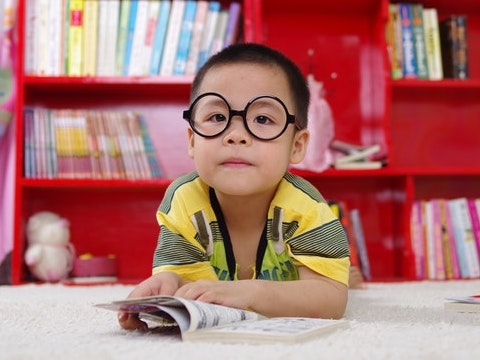
//> input picture 05_Image/boy.jpg, 480 x 360 px, given in place of number_zero.jpg, which was not available
$ ./image   (built with g++ and OpenCV 4)
//> lines starting //> are read from the running program, lines starting //| are printed output that depends on the picture; after the words box and inside, x2 and y2 are one past the last pixel; in counts of white or black regions, pixels touching at a corner belong together; pictures that were not available may be replaced by others from this repository, and a replacement may not be noted
#include <opencv2/core.hpp>
#include <opencv2/imgproc.hpp>
#include <opencv2/opencv.hpp>
#include <iostream> // std::cout
#include <string>   // std::string, std::to_string

#include <stdio.h> /* defines FILENAME_MAX */
// #define WINDOWS  /* uncomment this line to use it for windows.*/

#include <direct.h>
#define GetCurrentDir _getcwd

using namespace cv;
using namespace std;

vector<int> setCompressionParameters(int jpg_quality)
{
  vector<int> compression_params;
  compression_params.push_back(IMWRITE_JPEG_QUALITY);
  compression_params.push_back(jpg_quality);
  // [6 lines of commented-out code are left out]

  return compression_params;
}

std::string GetCurrentWorkingDir(void)
{
  char buff[FILENAME_MAX];
  _getcwd(buff, FILENAME_MAX);
  std::string current_working_dir(buff);
  return current_working_dir;
}

string type2str(int type)
{
  string r;

  uchar depth = type & CV_MAT_DEPTH_MASK;
  uchar chans = 1 + (type >> CV_CN_SHIFT);

  //U = Unsigned, S = Signed, F = Floating point
  switch (depth)
  {
  case CV_8U:
    r = "8U";
    break;
  case CV_8S:
    r = "8S";
    break;
  case CV_16U:
    r = "16U";
    break;
  case CV_16S:
    r = "16S";
    break;
  case CV_32S:
    r = "32S";
    break;
  case CV_32F:
    r = "32F";
    break;
  case CV_64F:
    r = "64F";
    break; //64 bit floating point number
  default:
    r = "User";
    break;
  }

  r += "C";
  r += (chans + '0');

  return r;
}

int main()
{
  string DATA_PATH = GetCurrentWorkingDir();

  string inputFileName = DATA_PATH + "\\number_zero.jpg";

  std::cout << "Read image " << inputFileName << " in Grayscale format\n";

  // Read image in GrayScale mode
  Mat testImage = imread(inputFileName, 0);
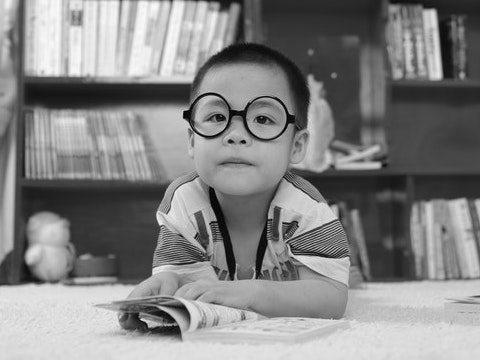
//> testImage: 360 rows x 480 cols, CV_8UC1; min 0, max 252, mean 132.5

  cout << "\n";
  cout << testImage;
//> (printed output is left out)
  cout << "\n\n";

  cout << "Data type = " << type2str(testImage.type()) << endl;
//| Data type = 8UC1
  cout << "\n";
  cout << "Image Dimensions = " << testImage.size();
//| Image Dimensions = [480 x 360]
  cout << "\n";
  cout << "Python returns in height x width, C++ in width x height\n";

  cout << "Read (y) row 0, (x) column 0"
       << "\n";
  cout << "Result is " << (int)testImage.at<uchar>(0, 0) << "\n";
//| Result is 209

  testImage.at<uchar>(0, 0) = 200;
//> testImage: 360 rows x 480 cols, CV_8UC1; 1 pixels changed, all inside (x1, y1, x2, y2) = (0, 0, 1, 1)

  cout << "\n";
  cout << testImage;
//> (printed output is left out)
  cout << "\n\n";

  //Select region of an image
  Mat test_roi = testImage(Range(0, 2), Range(0, 4));
//> test_roi = [[200, 207, 206, 209], [208, 206, 206, 210]]
  cout << "Original Matrix\n"
       << testImage << endl
       << endl;
  cout << "Selected Region\n"
       << test_roi;

  cout << "\n\n";

  //set region of an image
  testImage(Range(0, 2), Range(0, 4)).setTo(222);
//> testImage: 360 rows x 480 cols, CV_8UC1; min 0, max 252, mean 132.5
  cout << "Modified Matrix\n"
       << testImage;

  size_t lastindex = inputFileName.find_last_of(".");
  string rawname = inputFileName.substr(0, lastindex);

  //extension defines the type
  imwrite(rawname + "_changed.jpg", testImage, setCompressionParameters(90));

  cout << "\n";
  cout << "\n";

  // Read an image
  string imagePath = DATA_PATH + "\\boy.jpg";
  cout << "Reading " + imagePath + "\n";
  Mat boy = imread(imagePath);
//> boy is the input picture: 360 rows x 480 cols, CV_8UC3; mean B, G, R 111.8, 115.3, 174.3
  namedWindow("Boy", WINDOW_AUTOSIZE);
  // Display the image using imshow
  imshow("Boy", boy);
  // Wait for user to press a key
  waitKey(0);
  // Destroy the window

  cout << "image size = " << boy.size() << endl;
  cout << "image channels = " << boy.channels();
  //3 channels mean that image is RGB
  //4 channels mean that image is Alpha
  //Blue channel is indexed first,
  //followed by the Green Channel and finally the Red Channel

  // Show the channels
  Mat imgChannels[3];
  split(boy, imgChannels);
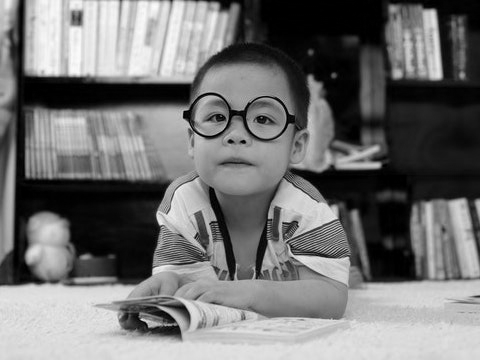
//> imgChannels[1]: 360 rows x 480 cols, CV_8UC1; min 0, max 254, mean 115.3
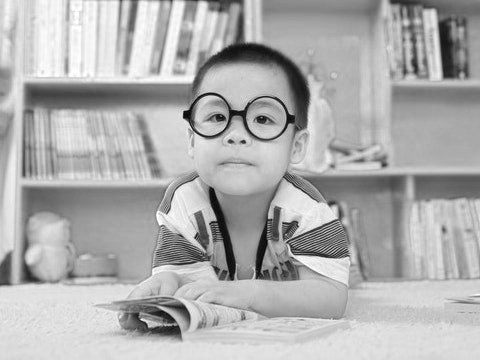
//> imgChannels[2]: 360 rows x 480 cols, CV_8UC1; min 5, max 255, mean 174.3
  cout << "\n";

  cout << "blue channel\n";
  imshow("Boy", imgChannels[0]);
  waitKey(250);
  cout << "green channel\n";
  imshow("Boy", imgChannels[1]);
  waitKey(250);
  cout << "red channel\n";
  imshow("Boy", imgChannels[2]);
  waitKey(250);
  imshow("Boy", boy);
  waitKey(250);
  destroyWindow("Boy");

  testImage = imread(inputFileName, 1);

  //Manipulating Color Pixels
  namedWindow("Zero", WINDOW_NORMAL);
  resizeWindow("Zero", 600, 600);
  imshow("Zero", testImage);
  waitKey(250);

  cout << "\n";
  cout << testImage.at<Vec3b>(0, 0);

  testImage.at<Vec3b>(0, 0) = Vec3b(0, 255, 255);
//> testImage: 360 rows x 480 cols, CV_8UC3
  imshow("Zero", testImage);
  waitKey(500);
  testImage.at<Vec3b>(1, 1) = Vec3b(255, 255, 0);
//> testImage: 360 rows x 480 cols, CV_8UC3; mean B, G, R 111.8, 115.3, 174.3
  imshow("Zero", testImage);
  waitKey(500);
  testImage.at<Vec3b>(2, 2) = Vec3b(255, 0, 255);
//> testImage: 360 rows x 480 cols, CV_8UC3; mean B, G, R 111.8, 115.3, 174.3
  imshow("Zero", testImage);
  waitKey(500);

  testImage = imread(inputFileName, 1);
  testImage(Range(0, 3), Range(0, 3)).setTo(Scalar(255, 0, 0));
//> testImage: 360 rows x 480 cols, CV_8UC3; 9 pixels changed, all inside (x1, y1, x2, y2) = (0, 0, 3, 3)
  imshow("Zero", testImage);
  waitKey(500);
  testImage(Range(3, 6), Range(0, 3)).setTo(Scalar(0, 255, 0));
//> testImage: 360 rows x 480 cols, CV_8UC3; mean B, G, R 111.8, 115.3, 174.2
  imshow("Zero", testImage);
  waitKey(500);
  testImage(Range(6, 9), Range(0, 3)).setTo(Scalar(0, 0, 255));
//> testImage: 360 rows x 480 cols, CV_8UC3; mean B, G, R 111.8, 115.3, 174.2
  imshow("Zero", testImage);
  waitKey(500);
  destroyWindow("Zero");

  // Images with Alpha Channel
  // In images with an alpha channel, each pixel not only has a color value, but also has a numerical transparency value ( between 0 to 255) that defines what will happen when the pixel is placed over another pixel.
  // There are 4 channels, i.e. 3 color channels and 1 alpha channel which indicates the transparency.

  imagePath = DATA_PATH + "/panther.png";

  // Read the image
  // Note that we are passing flag = -1 while reading the image ( it will read the image as is)
  Mat imgPNG = imread(imagePath, -1);
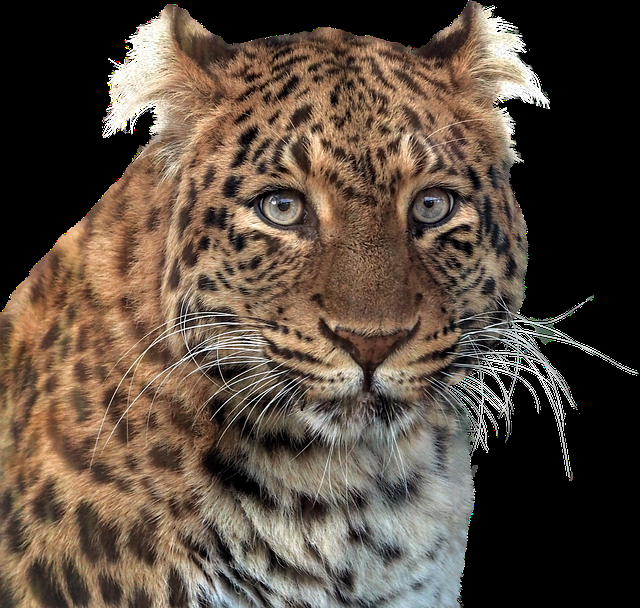
//> input picture 05_Image/panther.png, 640 x 608 px
//> imgPNG is the input picture: 608 rows x 640 cols, CV_8UC4; mean B, G, R, A 62.9, 74.9, 89.2, 167.5
  cout << "image size = " << imgPNG.size() << endl;
  cout << "number of channels = " << imgPNG.channels() << endl;

  Mat imgBGR;
  Mat imgPNGChannels[4];
  split(imgPNG, imgPNGChannels);
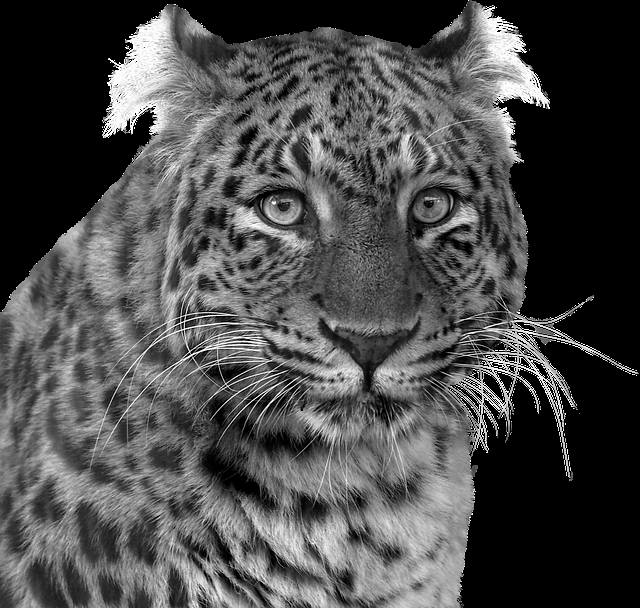
//> imgPNGChannels[1]: 608 rows x 640 cols, CV_8UC1; min 0, max 255, mean 74.9
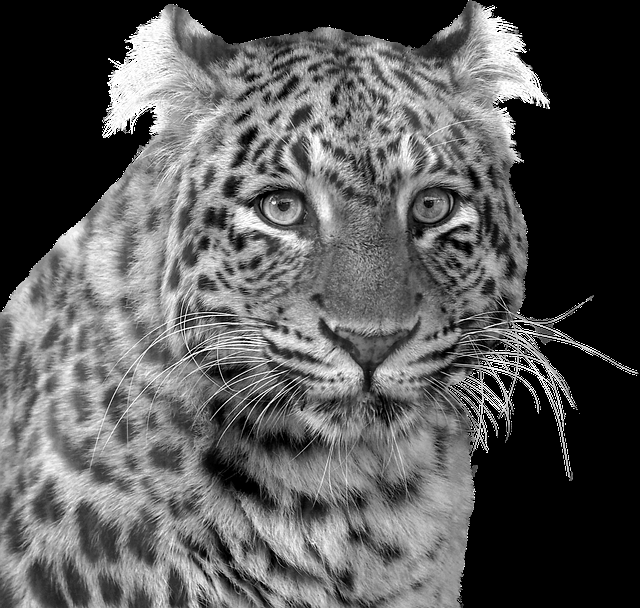
//> imgPNGChannels[2]: 608 rows x 640 cols, CV_8UC1; min 0, max 255, mean 89.2
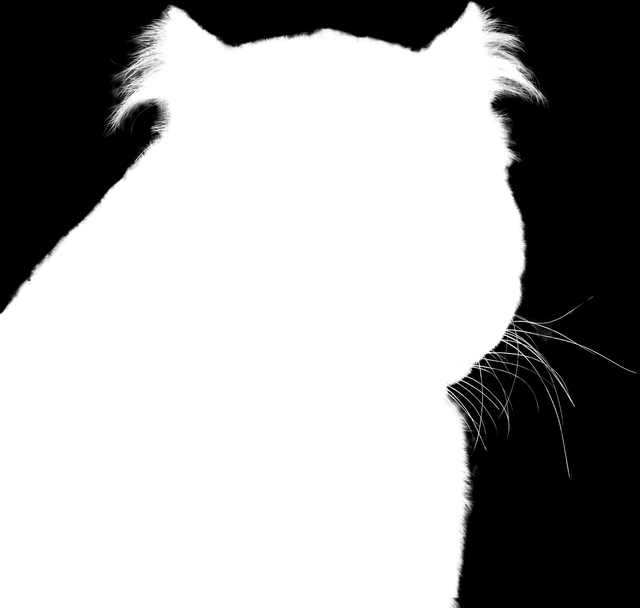
//> imgPNGChannels[3]: 608 rows x 640 cols, CV_8UC1; min 0, max 255, mean 167.5

  merge(imgPNGChannels, 3, imgBGR);

  Mat imgMask = imgPNGChannels[3];

  namedWindow("Panther", WINDOW_AUTOSIZE);
  imshow("Panther", imgBGR);
  waitKey(500);
  imshow("Panther", imgMask);
  waitKey(500);

  cout << "\n";
  destroyAllWindows();
  return 0;
}
